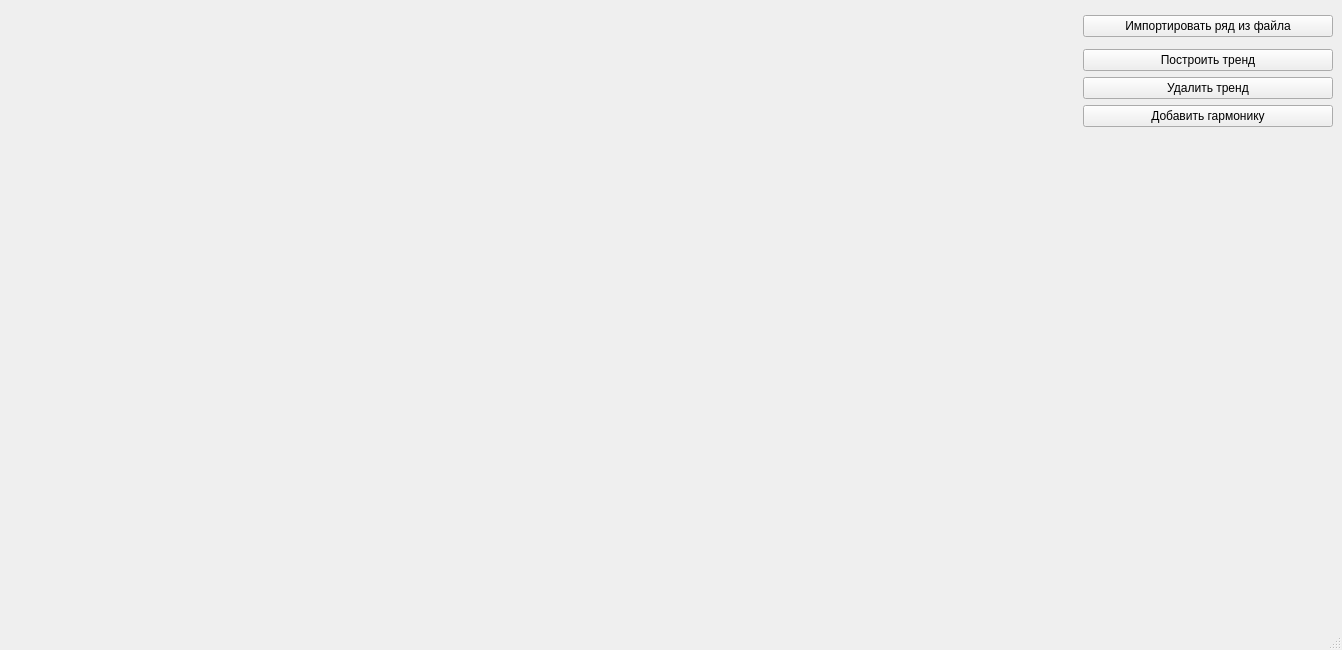
<?xml version="1.0" encoding="UTF-8"?>
<ui version="4.0">
 <class>MainWindow</class>
 <widget class="QMainWindow" name="MainWindow">
  <property name="geometry">
   <rect>
    <x>0</x>
    <y>0</y>
    <width>1342</width>
    <height>650</height>
   </rect>
  </property>
  <property name="windowTitle">
   <string>MainWindow</string>
  </property>
  <widget class="QWidget" name="centralwidget">
   <layout class="QGridLayout" name="gridLayout">
    <item row="0" column="0" rowspan="8">
     <widget class="QCustomPlot" name="graphWidget" native="true"/>
    </item>
    <item row="5" column="1">
     <widget class="QPushButton" name="add_harmonic_btn">
      <property name="text">
       <string>Добавить гармонику</string>
      </property>
     </widget>
    </item>
    <item row="1" column="1">
     <widget class="QPushButton" name="load_file_btn">
      <property name="maximumSize">
       <size>
        <width>250</width>
        <height>16777215</height>
       </size>
      </property>
      <property name="text">
       <string>Импортировать ряд из файла</string>
      </property>
     </widget>
    </item>
    <item row="4" column="1">
     <widget class="QPushButton" name="delete_trend_btn">
      <property name="text">
       <string>Удалить тренд</string>
      </property>
     </widget>
    </item>
    <item row="3" column="1">
     <widget class="QPushButton" name="trend_btn">
      <property name="text">
       <string>Построить тренд</string>
      </property>
     </widget>
    </item>
    <item row="6" column="1">
     <spacer name="verticalSpacer">
      <property name="orientation">
       <enum>Qt::Vertical</enum>
      </property>
      <property name="sizeHint" stdset="0">
       <size>
        <width>20</width>
        <height>40</height>
       </size>
      </property>
     </spacer>
    </item>
   </layout>
  </widget>
  <widget class="QMenuBar" name="menubar">
   <property name="geometry">
    <rect>
     <x>0</x>
     <y>0</y>
     <width>1342</width>
     <height>22</height>
    </rect>
   </property>
  </widget>
  <widget class="QStatusBar" name="statusbar"/>
 </widget>
 <customwidgets>
  <customwidget>
   <class>QCustomPlot</class>
   <extends>QWidget</extends>
   <header>qcustomplot.h</header>
   <container>1</container>
  </customwidget>
 </customwidgets>
 <resources/>
 <connections/>
</ui>
